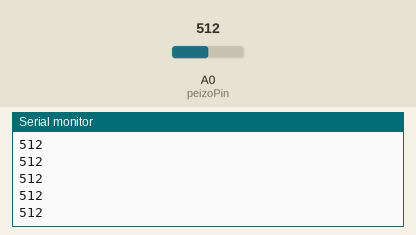
The sketch below on a simulated Arduino Uno, built with avr-gcc and run on an emulated ATmega328P. Parts: the last lines printed to the serial monitor. Inputs (shaded band) come from the test bench; at power-on: A0 (peizoPin) = 512.

Above: at 1.2 s.
1.3 s: A0 (peizoPin) set to 716
At 2.0 s:
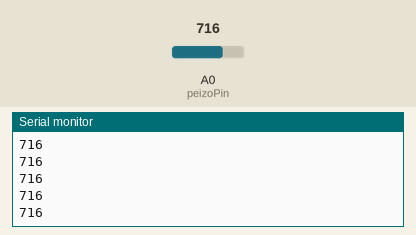
2.8 s: A0 (peizoPin) set to 900
At 3.9 s:
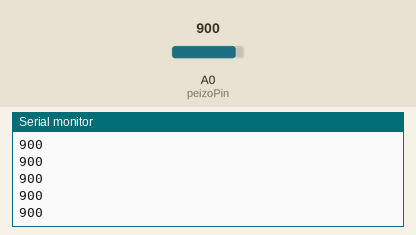
Timing chart, 0 to 5.8 s (numbered marks = the images above; inputs shaded):
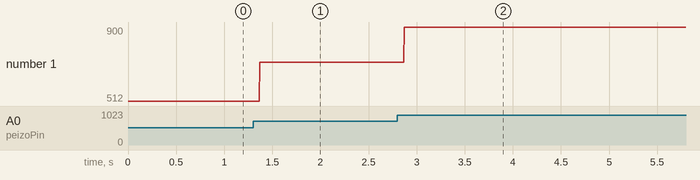

Measured:
- after the input at 1.3 s, the serial monitor: prints a new line after 0.07 s (image 1)
- after the input at 2.8 s, the serial monitor: prints a new line after 0.07 s (image 2)
- plotted number 1: 512 → 716 after the input at 1.3 s, 716 → 900 after the input at 2.8 s

The sketch:

piezo.ino
```cpp
const int peizoPin = A0;

void setup() {
  Serial.begin(9600);
}

void loop() {
  int peizoAmount = analogRead(peizoPin);

  if (peizoAmount > 0){
    Serial.println(peizoAmount);
  }
}
```
